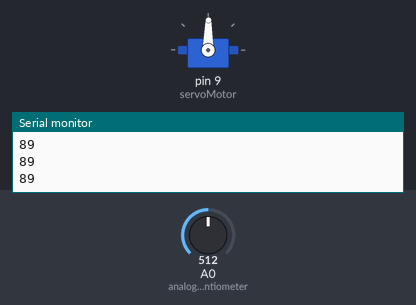
The sketch below on a simulated Arduino Uno, built with avr-gcc and run on an emulated ATmega328P. Shown: servo, the last lines printed to the serial monitor. The test bench sets the inputs (shaded band); at power-on: A0 (analogPotentiometer) = 512.

Above: at 1.2 s.
1.3 s: A0 (analogPotentiometer) set to 716
At 1.7 s:
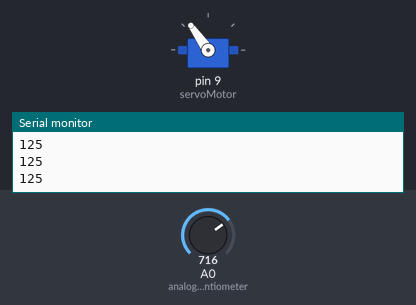
2.8 s: A0 (analogPotentiometer) set to 900
At 3.2 s:
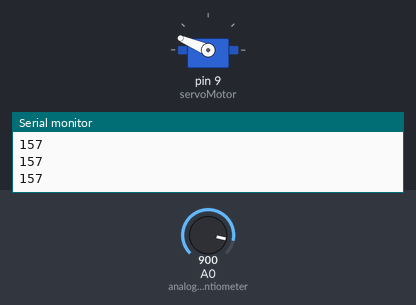
4.3 s: A0 (analogPotentiometer) set to 1023
At 5.3 s:
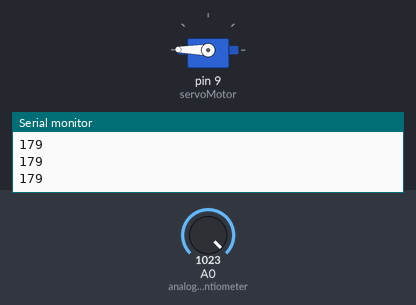
5.8 s: A0 (analogPotentiometer) set to 306
At 6.2 s:
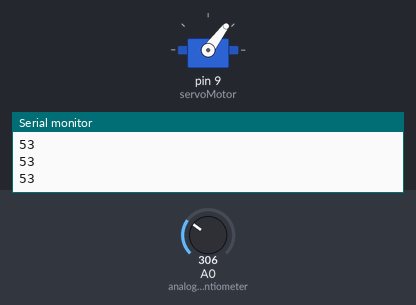
7.3 s: A0 (analogPotentiometer) set to 122
At 8.5 s:
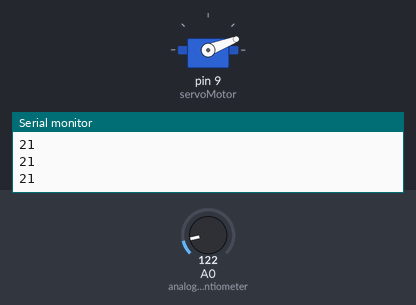
8.8 s: A0 (analogPotentiometer) set to 511
At 10.1 s:
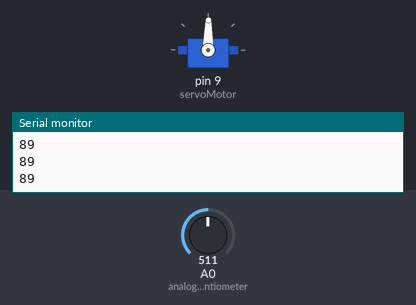
Timing chart, 0 to 11.3 s (numbered marks = the images above; inputs shaded):
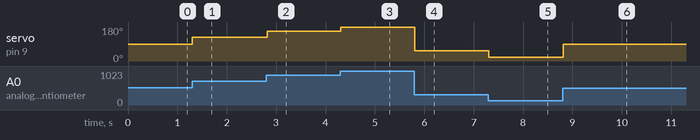

The sketch:

led_test.ino
```cpp
#include <Servo.h>

// Initialize variables
Servo myservo;
int analogPotentiometer = 0;
int servoMotor = 9;
int val1;
int val2;
bool isOn = false;

// Setup code
void setup()
{
  // Attach the myservo motor to servoMotor
  // Initialize servo object and assign to pin 9
  myservo.attach(servoMotor);
  // Initialize bit rate for serial transmission
  Serial.begin(9600);
}


void loop()
{
    // Read the output voltage value from potentiometer
    val1 = analogRead(analogPotentiometer);
    // Potentiiometer range from 179 to 1023
    val1 = map(val1,0,1023,0,179);
    // Write the value into the motor
    myservo.write(val1);
    // Delay a little bit
    delay(15);
    // Print the value of the output potentiometer
    Serial.println(val1);
}
```

Measured:
- after the input at 1.3 s, servo on pin 9 (servoMotor): 89° → 125° at once
- after the input at 2.8 s, servo on pin 9 (servoMotor): 125° → 157° at once
- after the input at 4.3 s, servo on pin 9 (servoMotor): 157° → 179° at once
- after the input at 5.8 s, servo on pin 9 (servoMotor): 179° → 53° at once
- after the input at 7.3 s, servo on pin 9 (servoMotor): 53° → 21° at once
- after the input at 8.8 s, servo on pin 9 (servoMotor): 21° → 89° at once
